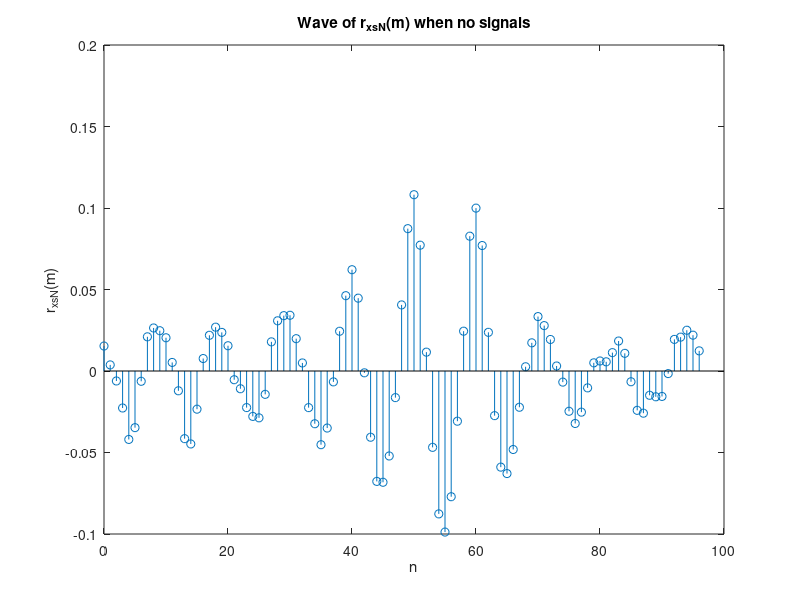

Recreate this plot in MATLAB.
% sp_lab_2_4

% 给定参数
N = 128;
N_prime = 32;
omega = 0.2 * pi;
n_0 = 64;
S = 1;

% 设置噪声样本序列的均值和标准差
% rng(2023);
mu = 0;
sigma = 0.2;

% 生成正态分布随机噪声样本序列
u = normrnd(mu, sigma, [1, N]);

rxsN = zeros(1, 97);

for m = 0:96

    for n = m + 1:m + N_prime
        rxsN(m + 1) = rxsN(m + 1) + u(n) * cos(omega * (n - m));
    end

    rxsN(m + 1) = rxsN(m + 1) / N_prime;
end

stem((0:96), rxsN);
xlabel('n');
ylabel('r_{xsN}(m)');
title('Wave of r_{xsN}(m) when no signals');
